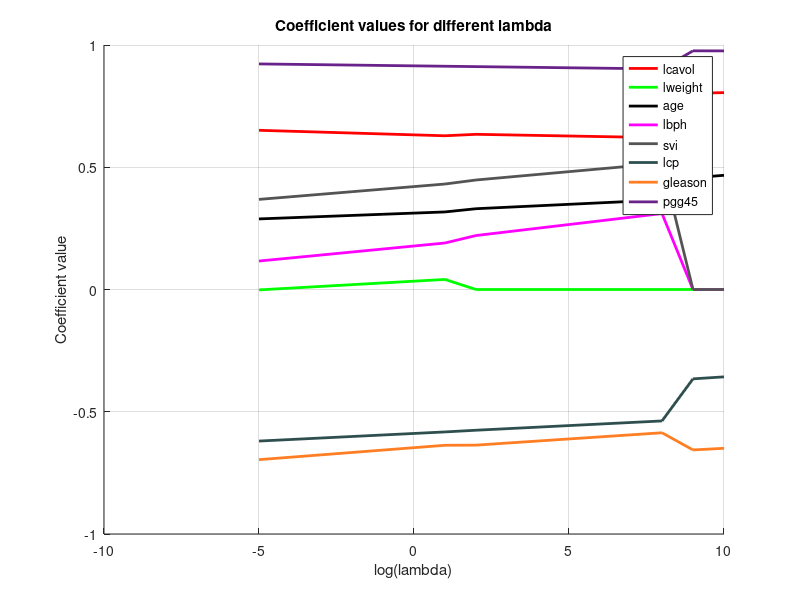
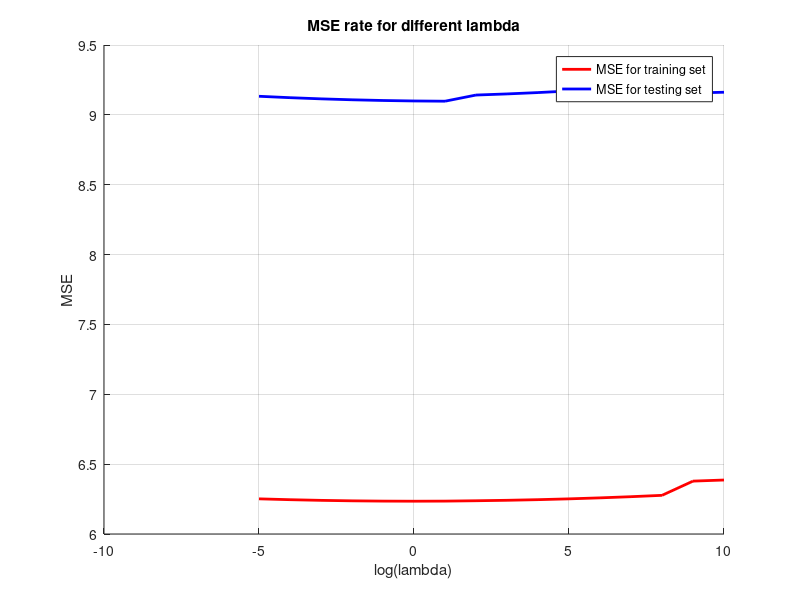
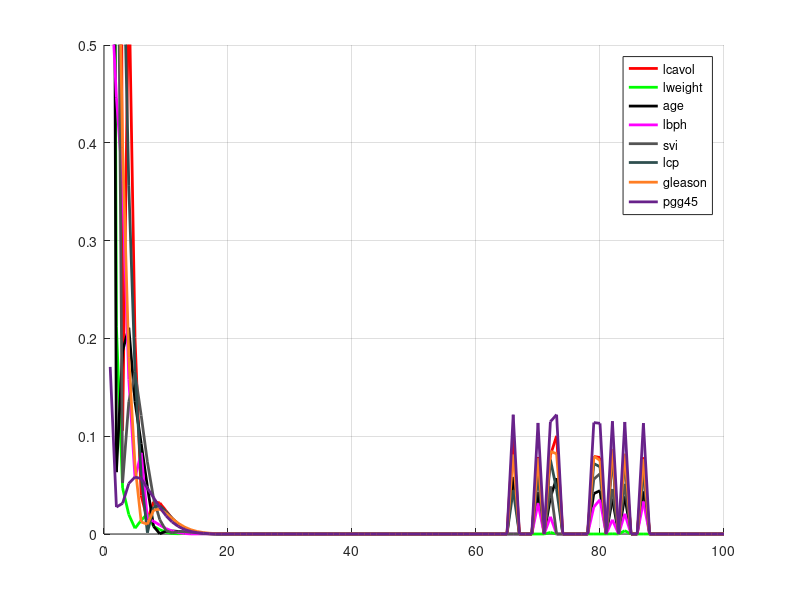

The MATLAB script that drew these images, in order:
%% Init
clear;
clc;

fprintf('Running matlab3 part 4...\n');
t1 = clock;

colors = {'r', 'g', 'k', 'm', [.328,.328,.328], [.183, .308, .308], [1,.496, .140], [.406,.132,.542]};
MAX_ITERATIONS = 100;


%% Load data
fprintf('Loading prostateStnd.mat...\t');
t2 = clock;
load('prostateStnd.mat');
fprintf('Done. (%.2fs)\n', etime(clock, t2));


%% part a

[N, P] = size(Xtrain);
all_B = zeros(length(-5:10), P);
avg_B = zeros(MAX_ITERATIONS+1, P);

for lambda = -5:10
    B = zeros(MAX_ITERATIONS+1, P);
    B(1,:) = ones(1,P);
    iterations = 1;
    converged = 0;

    while (iterations <= MAX_ITERATIONS) && (converged == 0)
        iterations = iterations + 1;
        B(iterations, :) = B(iterations-1,:);
        
        for i = 1:P
            x_i = Xtrain(:,i);
            y_i = (ytrain - Xtrain*B(iterations,:)') + (x_i .* B(iterations, i));
            val = x_i' * y_i;
            
            if val < -1*lambda
                B(iterations, i) = (val + lambda)/(x_i'*x_i); 
            elseif val > lambda
                B(iterations, i) = (val + lambda)/(x_i'*x_i);
            else
                B(iterations, i) = 0;
            end
        end
        b_old = B(iterations-1,:);
        b_new = B(iterations, :);
        if isequal(b_old, b_new) == 1
            converged = 1;
        end
    end
    if iterations > MAX_ITERATIONS
        iterations = MAX_ITERATIONS;
    end
    all_B(lambda+6,:) = B(iterations,:);
    avg_B = avg_B + B;
end

figure(1);
hold on
grid on
plots = zeros(8,1);
lambda = -5:10;
for i = 1:8
    plots(i) = plot(lambda, all_B(:,i), 'Color', colors{i}, 'LineWidth', 2);
end
title('Coefficient values for different lambda');
xlabel('log(lambda)');
ylabel('Coefficient value');
legend(plots, 'lcavol', 'lweight', 'age', 'lbph', 'svi', 'lcp', 'gleason', 'pgg45')
hold off

y_pred_train = zeros(length(ytrain), length(lambda));
y_pred_test = zeros(length(ytest), length(lambda));

MSE_train = zeros(length(lambda), 1);
MSE_test = zeros(length(lambda), 1);

for lambda = -5:10
    for i = 1:length(ytrain)
        y_pred_train(i, lambda+6) = Xtrain(i, :)*all_B(lambda+6, :)';
    end
    for i = 1:length(ytest)
        y_pred_test(i, lambda+6) = Xtest(i, :)*all_B(lambda+6,:)';
    end
    MSE_train(lambda+6) = sum(abs(y_pred_train(:,lambda+6) - ytrain).^2)/length(ytrain);
    MSE_test(lambda+6) = sum(abs(y_pred_test(:,lambda+6) - ytest).^2)/length(ytest);
end

figure(2);
hold on
grid on
lambda = -5:10;
p1 = plot(lambda, MSE_train, 'r', 'LineWidth', 2);
p2 = plot(lambda, MSE_test, 'b', 'LineWidth', 2);
title('MSE rate for different lambda');
xlabel('log(lambda)');
ylabel('MSE');
legend([p1,p2], 'MSE for training set', 'MSE for testing set');
hold off

avg_B = abs(avg_B ./ 8);
avg_B_diff = zeros(MAX_ITERATIONS, P);
for i = 1:MAX_ITERATIONS
    avg_B_diff(i, :) = abs(avg_B(i+1,:) - avg_B(i, :));
end
figure(3);
hold on
grid on
plots = zeros(8,1);
for i = 1:8
    plots(i) = plot(1:MAX_ITERATIONS, avg_B_diff(:,i), 'Color', colors{i}, 'LineWidth', 2);
end
legend(plots, 'lcavol', 'lweight', 'age', 'lbph', 'svi', 'lcp', 'gleason', 'pgg45')
ylim([0 0.5]);
hold off

%% Complete
fprintf('matlab3-4 done. (%.2fs)\n', etime(clock,t1));